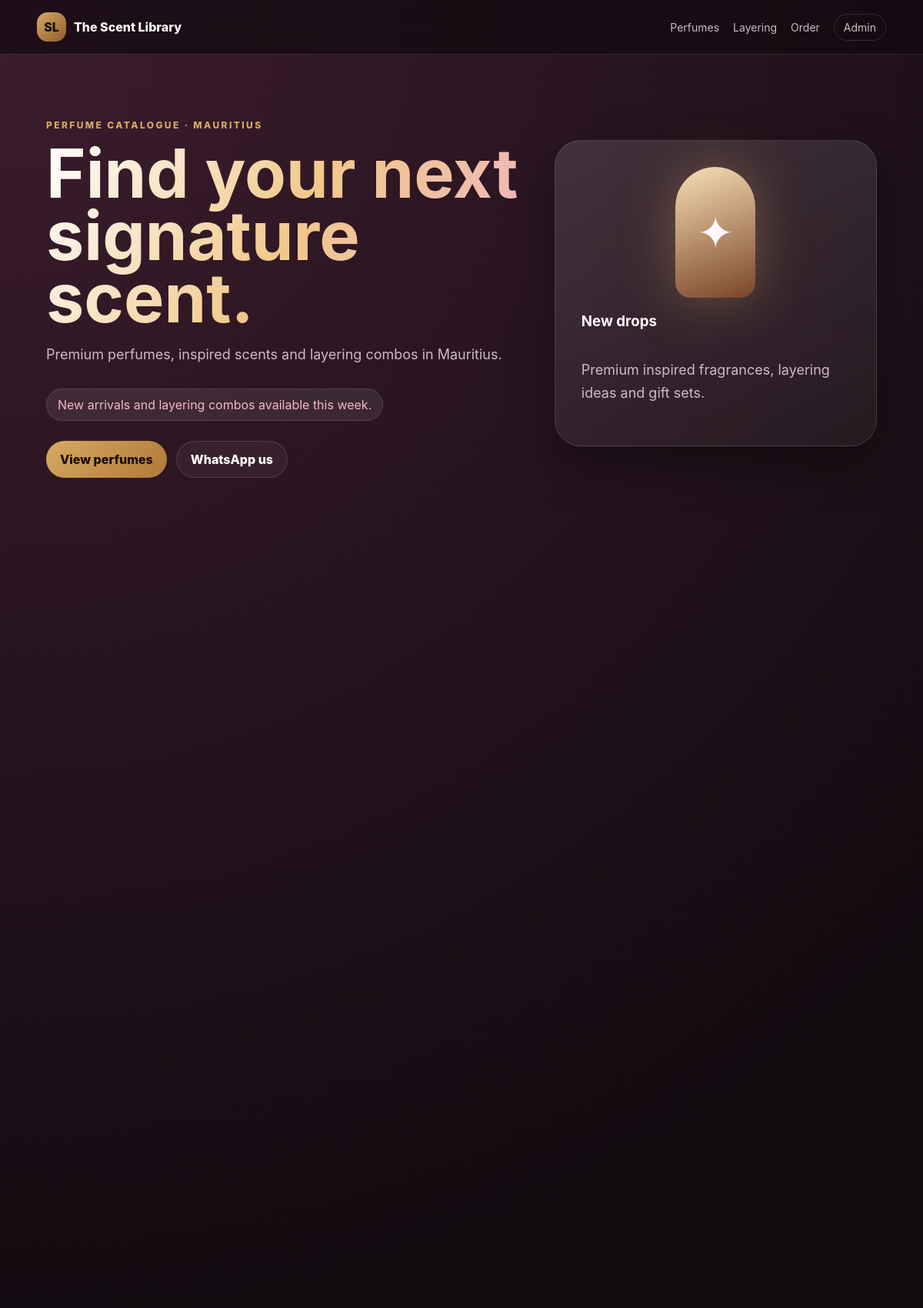
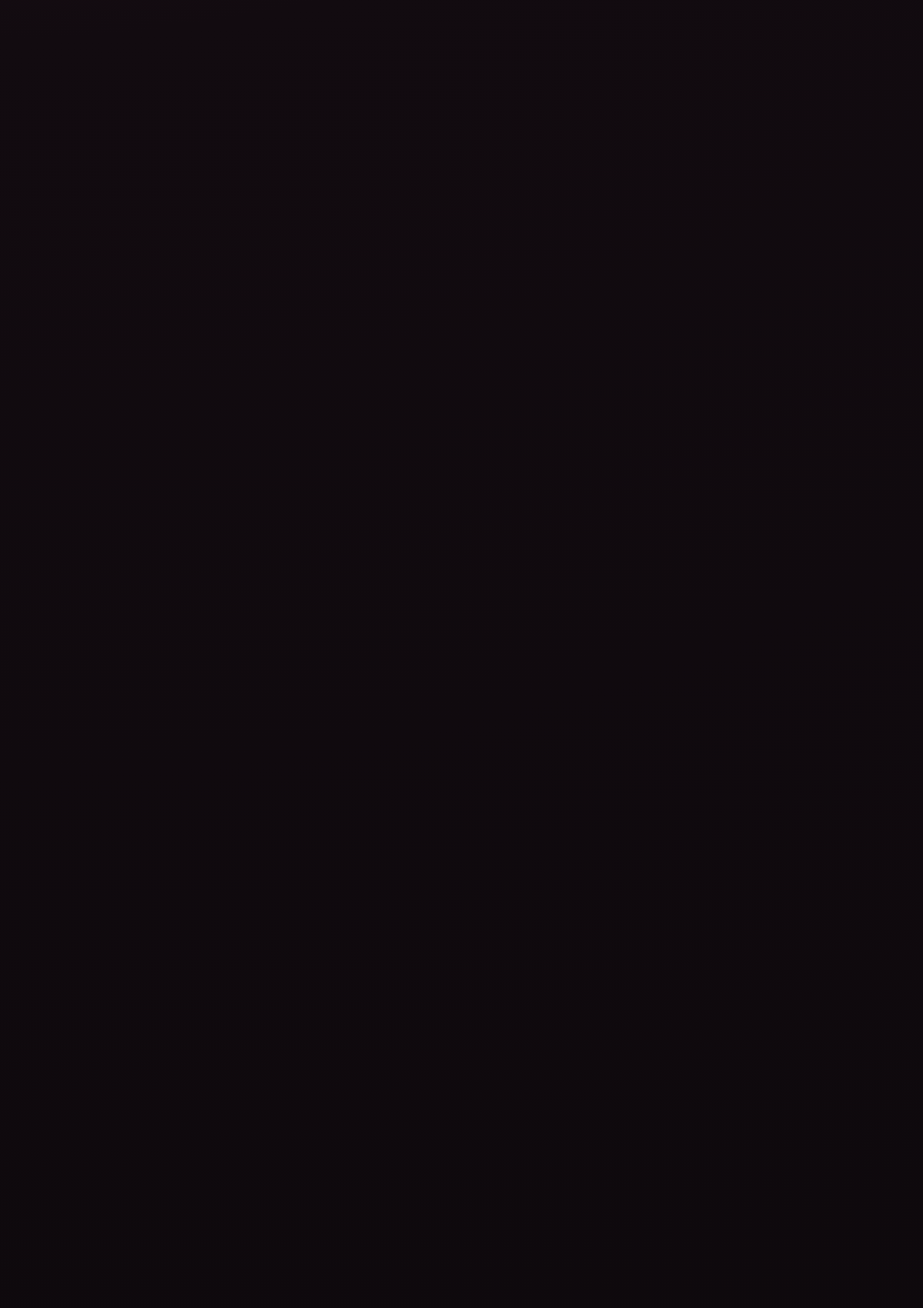
The page / (upper part) on the database its author committed (2 pictures, top to bottom).
### tables this page shows
CREATE TABLE settings (
            key TEXT PRIMARY KEY,
            value TEXT NOT NULL
        );

### app.py (the view)
@app.route("/")
def index():
    products, q, selected_category = product_query(active_only=True)
    featured = get_db().execute(
        "SELECT * FROM products WHERE is_active = 1 AND is_featured = 1 ORDER BY sort_order ASC, name ASC LIMIT 6"
    ).fetchall()
    combos = get_db().execute(
        "SELECT * FROM combos WHERE is_active = 1 ORDER BY sort_order ASC, title ASC"
    ).fetchall()
    categories = ["All", "Men", "Women", "Unisex"]
    return render_template(
        "index.html",
        products=products,
        featured=featured,
        combos=combos,
        categories=categories,
        selected_category=selected_category,
        q=q,
        delivery_text=setting("delivery_text"),
        homepage_notice=setting("homepage_notice"),
    )

### app.py (called while the page is built)
def get_db():
    if "db" not in g:
        g.db = sqlite3.connect(DB_PATH)
        g.db.row_factory = sqlite3.Row
    return g.db

def slugify(value):
    value = (value or "").lower().strip()
    value = re.sub(r"[^a-z0-9]+", "-", value)
    return value.strip("-") or "perfume"

def setting(key, default=""):
    row = get_db().execute("SELECT value FROM settings WHERE key = ?", (key,)).fetchone()
    return row["value"] if row else default

@app.context_processor
def inject_globals():
    return {
        "site_name": setting("site_name", "The Scent Library"),
        "hero_title": setting("hero_title", "Find your next signature scent."),
        "tagline": setting("tagline", "Premium perfumes, inspired scents and layering combos in Mauritius."),
        "whatsapp_number": setting("whatsapp_number", "23050000000"),
        "instagram_url": setting("instagram_url", "https://instagram.com/scentlibrary.mu"),
        "currency": setting("currency", "Rs"),
        "business_email": setting("business_email", ""),
        "business_address": setting("business_address", "Mauritius"),
        "quote_plus": quote_plus,
        "slugify": slugify,
    }

def product_query(active_only=True):
    q = request.args.get("q", "").strip()
    category = request.args.get("category", "All")
    sql = "SELECT * FROM products WHERE 1=1"
    params = []
    if active_only:
        sql += " AND is_active = 1"
    if q:
        sql += " AND (name LIKE ? OR brand LIKE ? OR description LIKE ? OR notes LIKE ? OR occasion LIKE ?)"
        like = f"%{q}%"
        params.extend([like, like, like, like, like])
    if category and category != "All":
        sql += " AND category = ?"
        params.append(category)
    sql += " ORDER BY is_featured DESC, sort_order ASC, name ASC"
    return get_db().execute(sql, params).fetchall(), q, category

### templates/index.html (shortened to what this page needs)
{% extends "base.html" %}
{% block content %}
<header class="hero section-reveal">
  <div class="hero-content">
    <p class="eyebrow">Perfume catalogue · Mauritius</p>
    <h1>{{ hero_title }}</h1>
    <p>{{ tagline }}</p>
    <div class="notice">{{ homepage_notice }}</div>
    <div class="hero-actions">
      <a class="btn primary" href="#products">View perfumes</a>
      <a class="btn ghost" href="https://wa.me/{{ whatsapp_number }}?text={{ quote_plus('Hi, I want to know more about The Scent Library perfumes.') }}" target="_blank" rel="noopener">WhatsApp us</a>
    </div>
  </div>
  <div class="hero-card float-card">
    <div class="bottle">✦</div>
    <h3>New drops</h3>
    <p>Premium inspired fragrances, layering ideas and gift sets.</p>
  </div>
</header>
{% endblock %}

### templates/base.html (shortened to what this page needs)
<!doctype html>
<html lang="en">
<head>
  <link rel="stylesheet" href="{{ url_for('static', filename='css/style.css') }}">
</head>
<body>
  <nav class="navbar">
    <a class="brand" href="{{ url_for('index') }}">
      <span class="brand-mark">SL</span>
      <span>{{ site_name }}</span>
    </a>
    <div class="nav-links" id="navLinks">
      <a href="{{ url_for('index') }}#products">Perfumes</a>
      <a href="{{ url_for('index') }}#layering">Layering</a>
      <a href="{{ url_for('index') }}#contact">Order</a>
      <a class="admin-link" href="{{ url_for('admin_dashboard') }}">Admin</a>
    </div>
  </nav>
  {% block content %}{% endblock %}
</body>
</html>

### static/css/style.css (style rules this page uses)
:root { --bg:#120b10;--card:#1d141b;--soft:#2a1d26;--text:#fff7fb;--muted:#cdbbc5; --gold:#d7aa63;--rose:#f2b8c6;--line:rgba(255,255,255,.12);--shadow:0 24px 60px rgba(0,0,0,.35) }
* { box-sizing:border-box }
html { scroll-behavior:smooth }
body { margin:0;font-family:Inter,Segoe UI,Arial,sans-serif;background:radial-gradient(circle at top left,#3c1d2d 0,#120b10 38%,#0c080b 100%);color:var(--text) }
a { color:inherit }
.navbar { position:sticky;top:0;z-index:40;display:flex;align-items:center;justify-content:space-between;gap:16px;padding:16px clamp(18px,4vw,56px);backdrop-filter:blur(20px);background:rgba(18,11,16,.72);border-bottom:1px solid var(--line) }
.brand { display:flex;align-items:center;gap:10px;font-weight:800;text-decoration:none }
.brand-mark { display:grid;place-items:center;width:38px;height:38px;border-radius:14px;background:linear-gradient(135deg,var(--gold),#8f5b2e);color:#160c09 }
.nav-links { display:flex;gap:18px;align-items:center }
.nav-links a { text-decoration:none;color:var(--muted);font-size:14px }
.admin-link { border:1px solid var(--line);padding:8px 12px;border-radius:999px }
.hero { min-height:74vh;display:grid;grid-template-columns:1.2fr .8fr;gap:32px;align-items:center;padding:70px clamp(18px,5vw,72px) }
.hero h1 { font-size:clamp(42px,8vw,88px);line-height:.92;margin:12px 0;background:linear-gradient(120deg,#fff,#f1c88a,#f0b2ca);-webkit-background-clip:text;color:transparent }
.hero p { max-width:620px;color:var(--muted);font-size:18px;line-height:1.7 }
.eyebrow { letter-spacing:.2em;text-transform:uppercase;color:var(--gold)!important;font-size:12px!important;font-weight:800 }
.notice { display:inline-block;margin:10px 0 0;padding:10px 14px;border-radius:999px;background:rgba(255,255,255,.08);border:1px solid var(--line);color:var(--rose) }
.hero-actions { display:flex;flex-wrap:wrap;gap:12px;margin-top:26px }
.btn { display:inline-flex;align-items:center;justify-content:center;padding:13px 18px;border-radius:999px;text-decoration:none;border:0;cursor:pointer;font-weight:800;transition:.25s ease;position:relative;overflow:hidden }
.btn:after { content:"";position:absolute;inset:0;transform:translateX(-120%);background:linear-gradient(90deg,transparent,rgba(255,255,255,.25),transparent);transition:.7s }
.primary,.small { background:linear-gradient(135deg,var(--gold),#b07938);color:#1a0c07 }
.ghost { border:1px solid var(--line);color:#fff;background:rgba(255,255,255,.05) }
.hero-card { background:linear-gradient(160deg,rgba(255,255,255,.12),rgba(255,255,255,.04));border:1px solid var(--line);border-radius:34px;padding:34px;min-height:330px;display:flex;flex-direction:column;justify-content:end;box-shadow:var(--shadow) }
.bottle { height:170px;border-radius:80px 80px 30px 30px;margin:auto;width:104px;display:grid;place-items:center;font-size:58px;background:linear-gradient(160deg,#f7dfb5,#7a4428);box-shadow:0 0 70px rgba(215,170,99,.35) }
.float-card { animation:float 5s ease-in-out infinite }
.section-reveal,.card-reveal { opacity:0;transform:translateY(35px);transition:opacity .8s ease,transform .8s ease }
.section-reveal.visible,.card-reveal.visible { opacity:1;transform:translateY(0) }

### rows shown on the page
settings: value "The Scent Library"
settings: value "Premium perfumes, inspired scents and layering combos in Mauritius."
settings: value "New arrivals and layering combos available this week."
